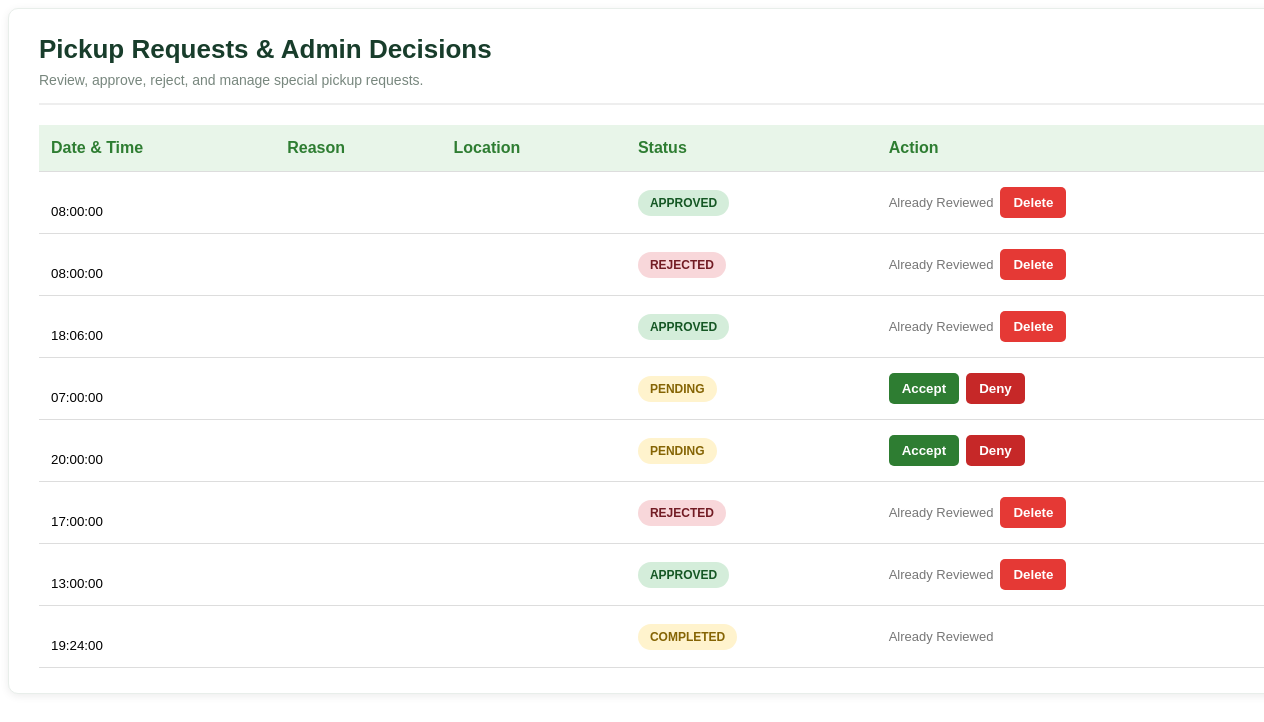
The page /wastesystem_/admin/special_pickup_requests.php on the database as committed earlier.
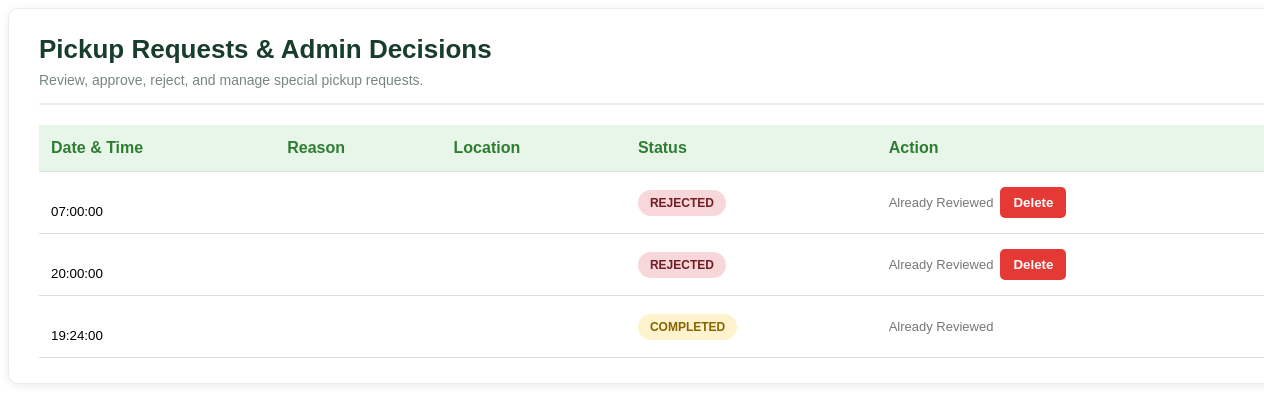
The same page on the database as committed later.
### tables this page shows
CREATE TABLE `collection_schedules` (
  `id` int(11) NOT NULL,
  `user_id` int(11) NOT NULL,
  `collector_id` int(11) DEFAULT NULL,
  `notes` text NOT NULL,
  `collection_date` date NOT NULL,
  `requested_time` time NOT NULL,
  `collection_address` varchar(255) NOT NULL,
  `status` enum('Rejected','Approved','Completed','Pending') NOT NULL DEFAULT 'Pending',
  `created_at` timestamp NOT NULL DEFAULT current_timestamp()
);

### wastesystem_/admin/special_pickup_requests.php (the view, shortened to what this page needs)
<?php
require_once __DIR__ . "/../config/database.php";
$requests_result = $conn->query("
    SELECT *
    FROM collection_schedules
    ORDER BY id DESC
");
?>
<div class="special-pickup-page">
    <div class="pickup-card">
        <div class="pickup-header">
            <div>
                <h2>
                    Pickup Requests & Admin Decisions
                </h2>
                <p class="pickup-subtitle">
                    Review, approve, reject, and manage special pickup requests.
                </p>
            </div>
        </div>
        <div class="table-responsive">
            <table>
                <thead>
                    <tr>
                        <th>Date & Time</th>
                        <th>Reason</th>
                        <th>Location</th>
                        <th>Status</th>
                        <th>Action</th>
                    </tr>
                </thead>
                <tbody>
                <?php if ($requests_result && $requests_result->num_rows > 0): ?>
                    <?php while ($row = $requests_result->fetch_assoc()): ?>
                        <?php
                            $status = strtolower($row["status"] ?? "pending");
                            $badge_class = "pending";
                            if (
                                $status === "approved" ||
                                $status === "scheduled"
                            ) {
                                $badge_class = "approved";
                            } elseif ($status === "rejected") {
                                $badge_class = "rejected";
                            }
                        ?>
                        <tr>
                            <td>
                                <br>
                                <small>
                                    <?= htmlspecialchars($row["requested_time"] ?? "") ?>
                                </small>
                            </td>
                            <td>
                            </td>
                            <td>
                            </td>
                            <td>
                                <span class="badge <?= $badge_class ?>">
                                    <?= htmlspecialchars(strtoupper($status)) ?>
                                </span>
                            </td>
                            <td>
                                <div class="actions">
                                    <?php if ($status === "pending"): ?>
                                        <form method="POST"
                                            action="dashboard.php?page=special_pickup_requests"
                                            class="pickup-action-form"
                                            data-title="Accept this request?"
                                            data-text="Are you sure you want to approve this pickup request?"
                                            data-icon="question"
                                            data-confirm="Yes, accept">
                                            <button type="submit" name="decision"
                                                value="approved" class="accept">
                                                Accept
                                            </button>
                                        </form>
                                        <form method="POST"
                                            action="dashboard.php?page=special_pickup_requests"
                                            class="pickup-action-form"
                                            data-title="Deny this request?"
                                            data-text="Are you sure you want to reject this pickup request?"
                                            data-icon="warning"
                                            data-confirm="Yes, deny">
                                            <button type="submit" name="decision"
                                                value="rejected" class="deny">
                                                Deny
                                            </button>
                                        </form>
                                    <?php else: ?>
                                        <span class="reviewed">
                                            Already Reviewed
                                        </span>
                                        <?php if (in_array($status, ["approved", "rejected"], true)): ?>
                                            <form method="POST"
                                                action="dashboard.php?page=special_pickup_requests"
                                                class="pickup-action-form"
                                                data-title="Delete this request?"
                                                data-text="This pickup request will be permanently deleted. This action cannot be undone."
                                                data-icon="warning"
                                                data-confirm="Yes, delete it"
                                                data-confirm-color="#dc3545">
                                                <button type="submit" name="delete_request"
                                                    value="1" class="delete">
                                                    Delete
                                                </button>
                                            </form>
                                        <?php endif; ?>
                                    <?php endif; ?>
                                </div>
                            </td>
                        </tr>
                    <?php endwhile; ?>
                <?php endif; ?>
                </tbody>
            </table>
        </div>
    </div>
</div>

### wastesystem_/admin/special_pickup_requests.php (style rules this page uses)
.special-pickup-page { width: 100%; min-width: 0; color: #333; font-family: Arial, sans-serif; }
.special-pickup-page .pickup-card { background: white; width: 100%; padding: 25px 30px; border-radius: 10px; box-shadow: 0 2px 8px rgba(0,0,0,0.08); border: 1px solid #e8eeea; }
.special-pickup-page .pickup-header { display: flex; justify-content: space-between; align-items: center; margin-bottom: 20px; padding-bottom: 15px; border-bottom: 2px solid #eee; gap: 10px; }
.special-pickup-page h2 { font-family: Arial, Helvetica, sans-serif; font-size: 26px; color: #183d2b; font-weight: 800; line-height: 1.2; letter-spacing: 0; margin: 0 0 7px; }
.special-pickup-page .pickup-subtitle { color: #78877e; font-size: 14px; margin: 0; }
.special-pickup-page .table-responsive { overflow-x: auto; width: 100%; }
.special-pickup-page table { width: 100%; min-width: 800px; border-collapse: collapse; text-align: left; background: white; }
.special-pickup-page th, .special-pickup-page td { padding: 14px 12px; border-bottom: 1px solid #ddd; vertical-align: middle; }
.special-pickup-page th { background: #e8f5e9; color: #2e7d32; white-space: nowrap; }
.special-pickup-page .badge { padding: 6px 12px; border-radius: 20px; font-size: 12px; font-weight: bold; display: inline-block; }
.special-pickup-page .pending { background: #fff3cd; color: #856404; }
.special-pickup-page .rejected { background: #f8d7da; color: #721c24; }
.special-pickup-page .actions { display: flex; align-items: center; gap: 7px; flex-wrap: wrap; }
.special-pickup-page .actions form { margin: 0; }
.special-pickup-page button { border: none; padding: 8px 13px; border-radius: 5px; color: white; cursor: pointer; font-weight: bold; white-space: nowrap; }
.special-pickup-page .delete { background: #e53935; }
.special-pickup-page .reviewed { color: #777; font-size: 13px; white-space: nowrap; }
.special-pickup-page .approved { background: #d4edda; color: #155724; }
.special-pickup-page .accept { background: #2e7d32; }
.special-pickup-page .deny { background: #c62828; }

Rows that differ between the two databases and show on the page:
removed collection_schedules: requested_time "08:00:00", status "APPROVED"
removed collection_schedules: requested_time "08:00:00", status "REJECTED"
removed collection_schedules: requested_time "18:06:00", status "APPROVED"
removed collection_schedules: requested_time "17:00:00", status "REJECTED"
removed collection_schedules: requested_time "13:00:00", status "APPROVED"
changed collection_schedules (number 1 of 3 on the later page): status "PENDING" → "REJECTED"; status "Accept Deny" → "Already Reviewed Delete"
changed collection_schedules (number 2 of 3 on the later page): status "PENDING" → "REJECTED"; status "Accept Deny" → "Already Reviewed Delete"
